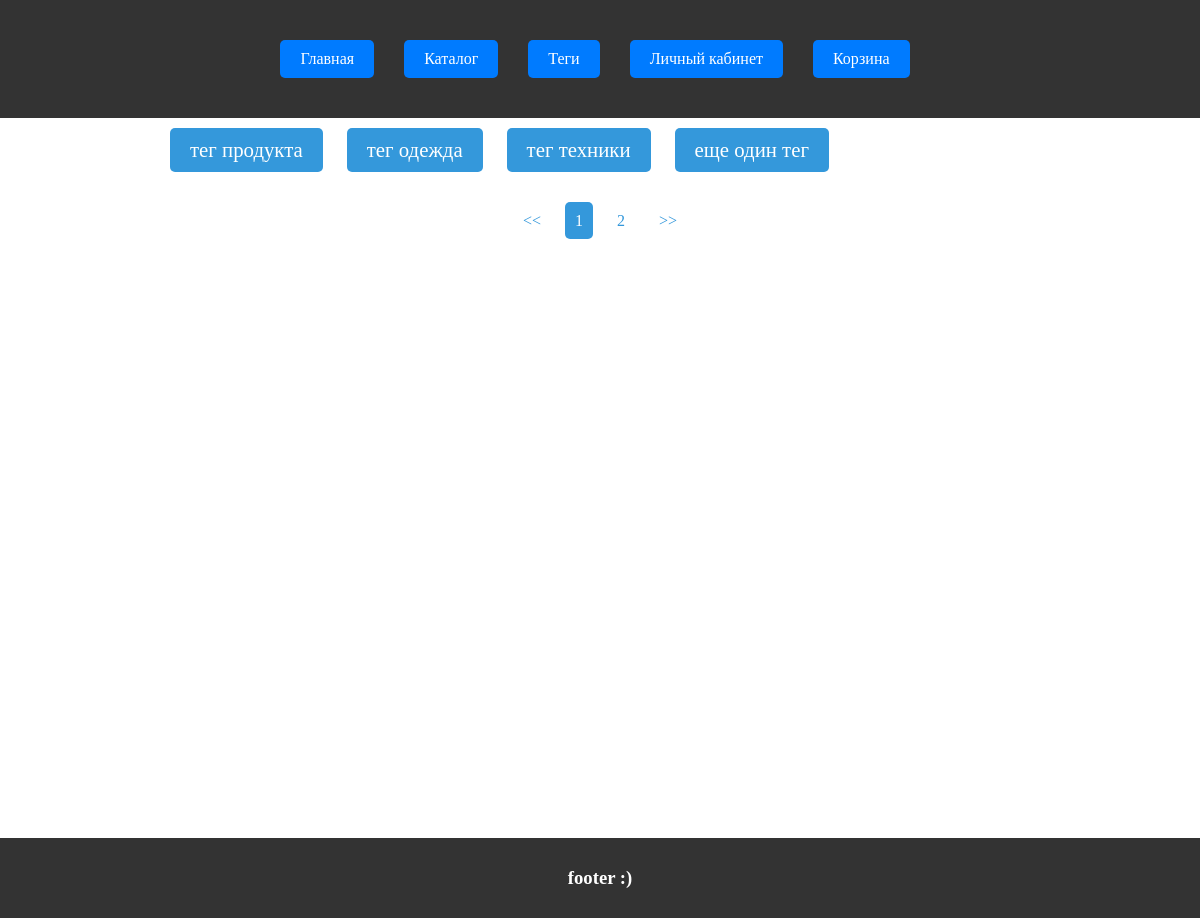
The app's page /tags/ with its own data.
### WebApp/models.py (models this page shows, shortened)
class Tag(models.Model):
    name = models.CharField(max_length=100)
    description = models.TextField()

### WebApp/views.py (the view)
# urls.py: path('tags/', views.tag_list, name='tag_list'),
def tag_list(request):
    all_tags = Tag.objects.all()
    items_per_page = 4
    paginator = Paginator(all_tags, items_per_page)
    page = request.GET.get('page')
    try:
        tags = paginator.page(page)
    except PageNotAnInteger:
        tags = paginator.page(1)
    except EmptyPage:
        tags = paginator.page(paginator.num_pages)
    return render(request, 'tag_list.html', {'tags': tags})

### WebApp/templates/tag_list.html (shortened to what this page needs)
{% extends 'base.html' %}
{% block content %}
  {% for tag in tags %}
    <a href="{% url 'tag_detail' tag.id %}" class="list-button">{{ tag.name }}</a>
  {% endfor %}
    <div class="pagination">
        <span class="step-links">
            <a href="?page=1">&lt;&lt;</a>
            <div class="numbers">
                {% for i in tags.paginator.page_range %}
                    {% if i >= tags.number|add:'-1' and i <= tags.number|add:'1' %}
                        {% if i == tags.number %}
                            <span class="current">{{ i }}</span>
                        {% else %}
                            <a href="?page={{ i }}">{{ i }}</a>
                        {% endif %}
                    {% endif %}
                {% endfor %}
            </div>
            <a href="?page={{ tags.paginator.num_pages }}">&gt;&gt;</a>
        </span>
    </div>
{% endblock %}

### WebApp/static/index.css (style rules this page uses)
* { margin: 0; padding: 0; }
.list-button { font-family: Gilroy; font-size: 1.3rem; display: inline-flex; flex-wrap: wrap; padding: 10px 20px; margin: 10px; text-decoration: none; background-color: #3498db; color: #fff; border-radius: 5px; }
.pagination { display: flex; justify-content: center; align-items: center; margin-top: 20px; }
.step-links a { color: #3498db; text-decoration: none; display: inline-block; padding: 10px; margin: 0 5px; }
.step-links .numbers { font-family: Gilroy; display: inline-block; text-align: center; }
.step-links .numbers a { color: #3498db; text-decoration: none; display: inline-block; padding: 10px; margin: 0 5px; }
.step-links .current { background-color: #3498db; color: #fff; padding: 10px; margin: 0 5px; border-radius: 5px; }

### records on screen
Tag: name "тег продукта"
Tag: name "тег одежда"
Tag: name "тег техники"
Tag: name "еще один тег"

### other values on screen
{{ i }} "1"
{{ i }} "2"
